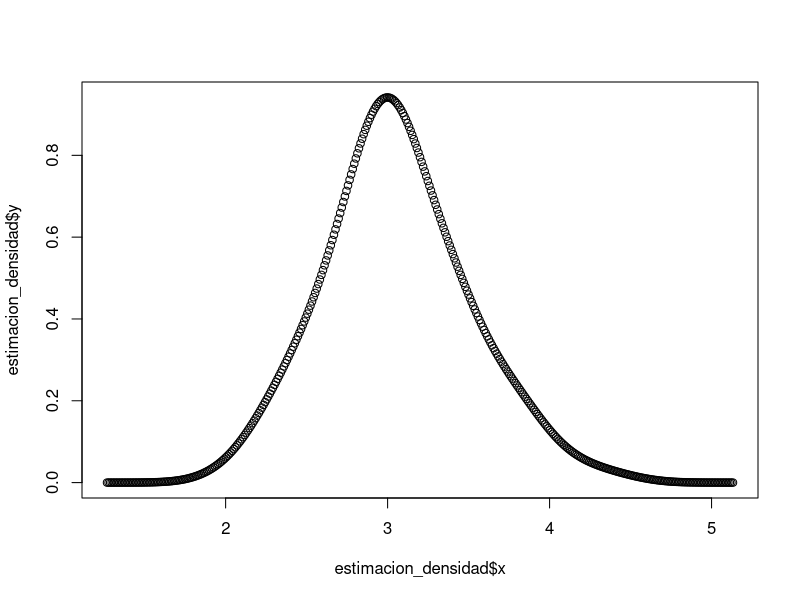

Generate this figure with R:
## ---- chunk 1
knitr::opts_chunk$set(echo = TRUE)
## ---- chunk 2
search()

## ---- chunk 3
data(iris)
iris

## ---- chunk 4
?data
## ---- chunk 5
iris$Sepal.Width
iris$Sepal.Length

## ---- chunk 6
summary(iris)
summary(iris$Sepal.Width)
## ---- chunk 7
summary(iris) #Modifica esta línea para cambiar el número de cifras significativas
## ---- chunk 8
#estimacion_densidad = bkde(iris$Sepal.Width)
## ---- chunk 9
??bkde
## ---- chunk 10
library(KernSmooth)
estimacion_densidad = bkde(iris$Sepal.Width)
plot(estimacion_densidad)

## ---- chunk 11
#install.packages("dplyr")

## ---- chunk 12
library(dplyr)
## ---- chunk 13
filter(iris,Species=="virginica")
## ---- chunk 14
filter(iris,Species=="virginica" & Sepal.Length<6 & Sepal.Width<=2.7)
## ---- chunk 15
#remove.packages("dplyr")
